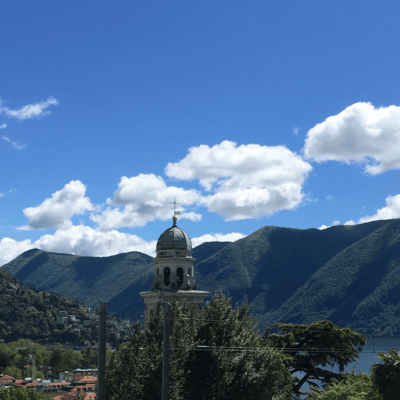
#> input picture py/LuganoMuensterSmall.png, 400 x 400 px
$ jupyter execute --allow-errors FMCA_WedgeletCompression.ipynb
#> lines starting #> are read from the running program, lines starting #| are printed output that depends on the picture
# FMCA interface to Image Wedgelets

### first import modules

[cell 1]
# import seems necessary to not crash matplotlib
import os
os.environ["KMP_DUPLICATE_LIB_OK"]="TRUE"
import matplotlib.pyplot as plt
from PIL import Image
import numpy as np
import FMCA

[cell 2]
im = np.array(Image.open('LuganoMuensterSmall.png').convert('RGB'))
#> im is the input picture: shape (400, 400, 3); mean R, G, B 80.6, 112.3, 151.3
h, w, c = im.shape
#> h = 400; w = 400; c = 3
N = h * w
#> N = 160000

x = np.arange(w)
#> x = 400 values from 0 to 399
y = np.arange(h)
#> y = 400 values from 0 to 399
Gx, Gy = np.meshgrid(x, y, indexing='xy')

P = np.empty((2, N), order='F')
P[0, :] = Gx.ravel(order='F')
P[1, :] = Gy.ravel(order='F')

rgb = np.array(im.reshape(N, c, order='F'), order='F')

print(P.shape, rgb.shape)
#| (2, 160000) (160000, 3)

[cell 3]
fig, axes = plt.subplots(1, 3, figsize=(9, 3))
for i in range(3):
    axes[i].scatter(P[0, :], P[1, :], c=rgb[:, i].T/255)
    axes[i].invert_yaxis()
    axes[i].axis('off')
plt.tight_layout()
plt.show()
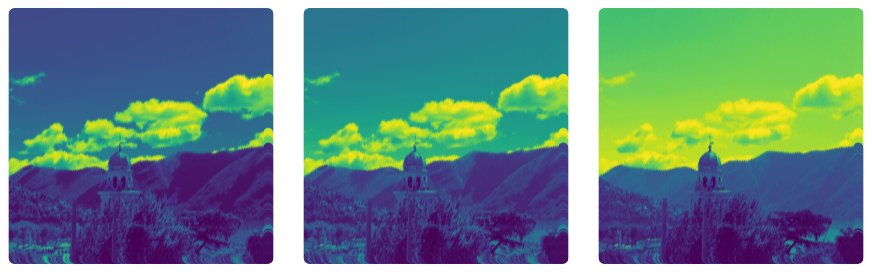
#> figure drawn by matplotlib, 3 panels
